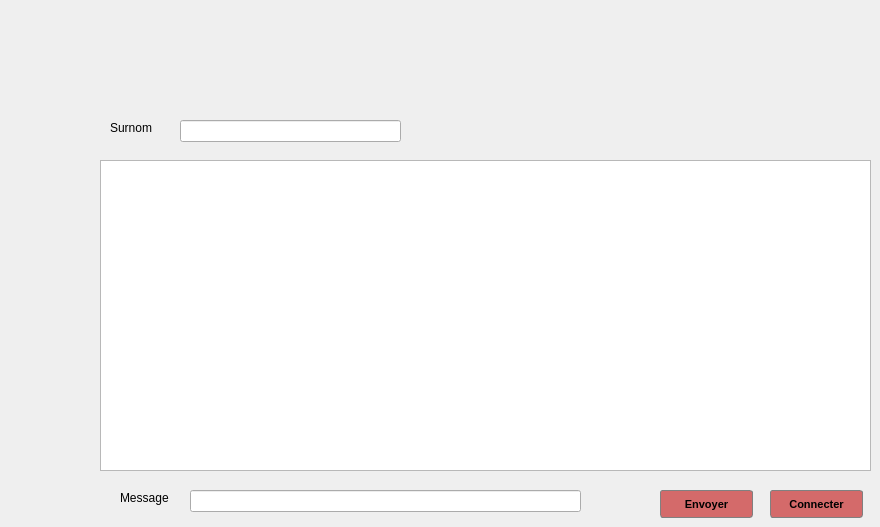
      <widget class="QWidget" name="Chat">
       <attribute name="title">
        <string>Chat</string>
       </attribute>
       <widget class="QLineEdit" name="lineEdit_surnom">
        <property name="geometry">
         <rect>
          <x>180</x>
          <y>120</y>
          <width>221</width>
          <height>22</height>
         </rect>
        </property>
       </widget>
       <widget class="QLabel" name="label_55">
        <property name="geometry">
         <rect>
          <x>110</x>
          <y>120</y>
          <width>56</width>
          <height>16</height>
         </rect>
        </property>
        <property name="text">
         <string>Surnom</string>
        </property>
       </widget>
       <widget class="QTextEdit" name="textEdit">
        <property name="geometry">
         <rect>
          <x>100</x>
          <y>160</y>
          <width>771</width>
          <height>311</height>
         </rect>
        </property>
       </widget>
       <widget class="QLabel" name="label_56">
        <property name="geometry">
         <rect>
          <x>120</x>
          <y>490</y>
          <width>56</width>
          <height>16</height>
         </rect>
        </property>
        <property name="text">
         <string>Message</string>
        </property>
       </widget>
       <widget class="QLineEdit" name="lineEdit_mssage_2">
        <property name="geometry">
         <rect>
          <x>190</x>
          <y>490</y>
          <width>391</width>
          <height>22</height>
         </rect>
        </property>
       </widget>
       <widget class="QPushButton" name="pb_envoyer">
        <property name="geometry">
         <rect>
          <x>660</x>
          <y>490</y>
          <width>93</width>
          <height>28</height>
         </rect>
        </property>
        <property name="styleSheet">
         <string notr="true">QPushButton{
  background-color: #D46A6A;
     border-style: outset;
     border-width: 2px;
     border-radius: 3px;
     border:1px solid grey;
     font: bold 11px;
     min-width: 5em;
     padding: 3px;



} QPushButton:pressed {
     background-color: qlineargradient(x1: 0, y1: 0, x2: 0, y2: 1,
                                       stop: 0 #dadbde, stop: 1 #f6f7fa);
 }</string>
        </property>
        <property name="text">
         <string>Envoyer</string>
        </property>
       </widget>
       <widget class="QPushButton" name="pb_connecter">
        <property name="geometry">
         <rect>
          <x>770</x>
          <y>490</y>
          <width>93</width>
          <height>28</height>
         </rect>
        </property>
        <property name="styleSheet">
         <string notr="true">QPushButton{
  background-color: #D46A6A;
     border-style: outset;
     border-width: 2px;
     border-radius: 3px;
     border:1px solid grey;
     font: bold 11px;
     min-width: 5em;
     padding: 3px;



} QPushButton:pressed {
     background-color: qlineargradient(x1: 0, y1: 0, x2: 0, y2: 1,
                                       stop: 0 #dadbde, stop: 1 #f6f7fa);
 }</string>
        </property>
        <property name="text">
         <string>Connecter</string>
        </property>
       </widget>
      </widget>
